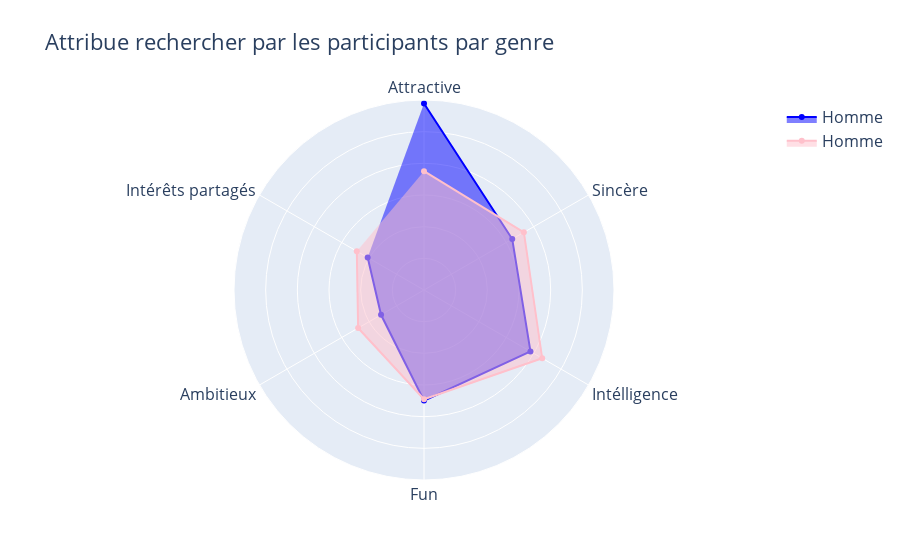

The code cell stored with this chart in its notebook:
### Code cell
attribue_homme = df_homme[['attr1_1', 'sinc1_1','intel1_1','fun1_1','amb1_1','shar1_1']].mean(axis=0)
attribue_femme = df_femme[['attr1_1', 'sinc1_1','intel1_1','fun1_1','amb1_1','shar1_1']].mean(axis=0)
rename_col = {"attr1_1": "Attractive" , "sinc1_1": "Sincère" , "intel1_1": "Intélligence", "fun1_1": "Fun", "amb1_1": "Ambitieux", "shar1_1": "Intérêts partagés" }
rename_index = {0 : "Femme", 1 : "Homme"}
attribue_homme.rename(index=rename_index, inplace=True)
attribue_femme.rename(index=rename_index, inplace=True)
liste_caract = ["Attractive", "Sincère", "Intélligence", "Fun", "Ambitieux", "Intérêts partagés"]

fig3 = go.Figure()

fig3.add_trace(go.Scatterpolar(
      r=attribue_homme,
      theta=liste_caract,
      name='Homme',
      line_color="blue"
      ))

fig3.add_trace(go.Scatterpolar(
      r=attribue_femme,
      theta=liste_caract,
      name='Homme',
      line_color="pink"
      ))


fig3.update_layout(polar=dict(
                  radialaxis=dict(visible=True, 
                                    range=[0, 30]), 
                                    radialaxis_showticklabels=False, 
                                    radialaxis_showline=False),
                  title_text="Attribue rechercher par les participants par genre",
                  font=dict(
                  size=16
            ), 
                  legend=dict(
                  font=dict(
                  size=16
            ))) 

fig3.update_polars(angularaxis_direction="clockwise")
fig3.update_traces(fill='toself')

fig3.show()

### Figure 1 — Plotly figure (JSON) as saved in the notebook; plotly's stock layout.template omitted (floating-point values rounded to 4 significant figures)
{"data": [{"fill": "toself", "line": {"color": "blue"}, "name": "Homme", "r": [29.45, 16.09, 19.41, 17.46, 7.833, 10.27], "theta": ["Attractive", "Sincère", "Intélligence", "Fun", "Ambitieux", "Intérêts partagés"], "type": "scatterpolar"}, {"fill": "toself", "line": {"color": "pink"}, "name": "Homme", "r": [18.77, 18.21, 21.55, 17.25, 12.01, 12.25], "theta": ["Attractive", "Sincère", "Intélligence", "Fun", "Ambitieux", "Intérêts partagés"], "type": "scatterpolar"}], "layout": {"font": {"size": 16}, "legend": {"font": {"size": 16}}, "polar": {"angularaxis": {"direction": "clockwise"}, "radialaxis": {"range": [0, 30], "showline": false, "showticklabels": false, "visible": true}}, "title": {"text": "Attribue rechercher par les participants par genre"}}}
